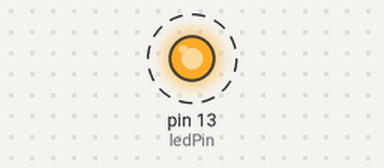
Simulated run of this sketch. Board: Arduino Uno, built with avr-gcc and run on an emulated ATmega328P. Shown: output pins drawn as LEDs (lit = HIGH). Dashed ring = blinking.

Above: at 0.5 s.
Timing chart, 0 to 4.6 s (numbered marks = the images above):
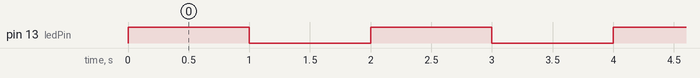

The sketch:

LedPin_Digital.ino
```cpp
/*
 * First program
 */

const int ledPin = 13;

// run once at the beggining of the program
void setup()
{
  // initializing pins as outputs
  pinMode(ledPin, OUTPUT);
  Serial.begin(9600);
}

// super loop
void loop()
{
  digitalWrite(ledPin, HIGH);
  delay(1000);
  digitalWrite(ledPin, LOW);
  delay(1000);

}
```

Measured:
- by itself, pin 13 (ledPin): alternates HIGH for 1.0 s and LOW for 1.0 s
